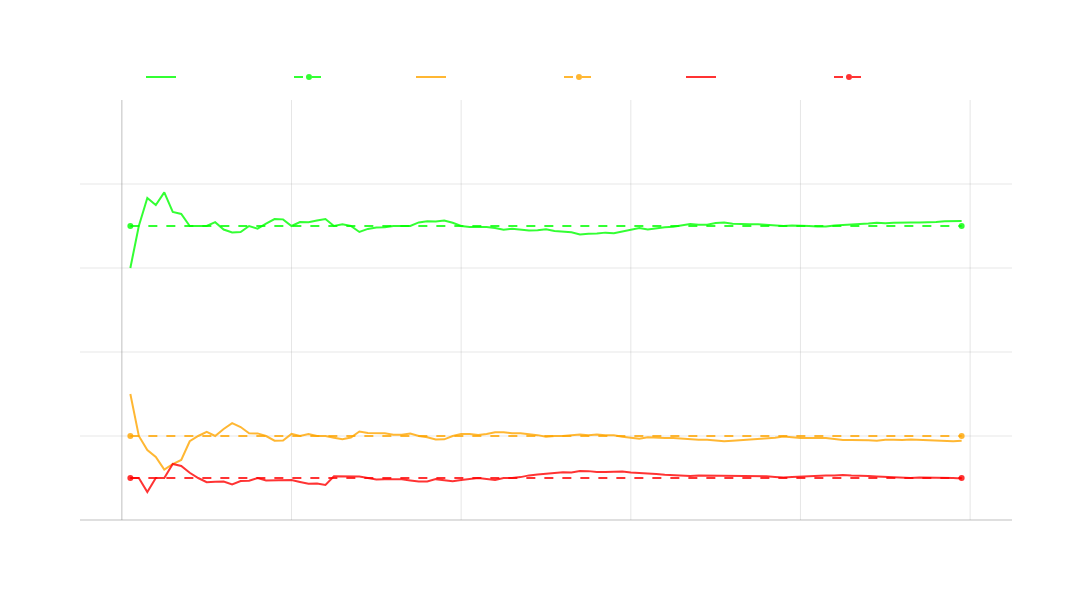

Notebook source saved alongside this figure:
### Markdown cell above
##### This Exact Same Methodology Works for Markov Chains but Instead of a Distribution its a Transition Matrix of States

The diagram below shows the exact same methodology (MLE) as the above with a Gaussian (normal) distribution but applied to Markov Chains

### Code cell
# Generate synthetic data to demonstrate MLE
np.random.seed(42)
n_samples = 1000
true_probs = np.array([0.7, 0.2, 0.1])  # True probabilities for 3 states
states = np.random.choice(3, size=n_samples, p=true_probs)

# Calculate empirical probabilities over time
window_sizes = np.arange(10, n_samples, 10)
empirical_probs = np.zeros((len(window_sizes), 3))

for i, window in enumerate(window_sizes):
    counts = np.bincount(states[:window], minlength=3)
    empirical_probs[i] = counts / window

# Create figure for MLE convergence
fig = go.Figure()

# Plot convergence for each state probability
state_names = ['State A', 'State B', 'State C']
colors = ['rgba(0, 255, 0, 0.8)', 'rgba(255, 165, 0, 0.8)', 'rgba(255, 0, 0, 0.8)']

for i in range(3):
    # Plot empirical probabilities
    fig.add_trace(go.Scatter(
        x=window_sizes,
        y=empirical_probs[:, i],
        name=f'{state_names[i]} (Empirical)',
        line=dict(color=colors[i], width=2)
    ))
    
    # Plot true probabilities
    fig.add_trace(go.Scatter(
        x=[window_sizes[0], window_sizes[-1]],
        y=[true_probs[i], true_probs[i]],
        name=f'{state_names[i]} (True)',
        line=dict(color=colors[i], width=2, dash='dash')
    ))

# Update layout
fig.update_layout(
    height=600,
    width=1200,
    title='Maximum Likelihood Estimation - Convergence to True Probabilities',
    xaxis_title='Number of Samples',
    yaxis_title='Probability',
    plot_bgcolor='rgba(0,0,0,0)',
    paper_bgcolor='rgba(0,0,0,0)',
    font=dict(color='white'),
    showlegend=True,
    legend=dict(
        orientation="h",
        yanchor="bottom",
        y=1.02,
        xanchor="center",
        x=0.5
    )
)

# Update axes
fig.update_xaxes(
    showgrid=True,
    gridwidth=1,
    gridcolor='rgba(128,128,128,0.2)',
    zeroline=True,
    zerolinewidth=1,
    zerolinecolor='rgba(128,128,128,0.5)'
)

fig.update_yaxes(
    showgrid=True,
    gridwidth=1,
    gridcolor='rgba(128,128,128,0.2)',
    zeroline=True,
    zerolinewidth=1,
    zerolinecolor='rgba(128,128,128,0.5)',
    range=[0, 1]
)

fig.show()

print("\nKey Points about Maximum Likelihood Estimation:")
print("1. As we collect more samples, our empirical probabilities (solid lines)")
print("   converge to the true probabilities (dashed lines)")
print("2. MLE provides consistent estimates - more data leads to better estimates")
print("3. The convergence rate follows the Law of Large Numbers")
print("4. Early estimates can be volatile due to small sample sizes")

### Figure 1 — Plotly figure (JSON) as saved in the notebook; plotly's stock layout.template omitted (floating-point values rounded to 4 significant figures)
{"data": [{"line": {"color": "rgba(0, 255, 0, 0.8)", "width": 2}, "name": "State A (Empirical)", "type": "scatter", "x": [10, 20, 30, 40, 50, 60, 70, 80, 90, 100, 110, 120, 130, 140, 150, 160, 170, 180, 190, 200, 210, 220, 230, 240, 250, 260, 270, 280, 290, 300, 310, 320, 330, 340, 350, 360, 370, 380, 390, 400, 410, 420, 430, 440, 450, 460, 470, 480, 490, 500, 510, 520, 530, 540, 550, 560, 570, 580, 590, 600, 610, 620, 630, 640, 650, 660, 670, 680, 690, 700, 710, 720, 730, 740, 750, 760, 770, 780, 790, 800, 810, 820, 830, 840, 850, 860, 870, 880, 890, 900, 910, 920, 930, 940, 950, 960, 970, 980, 990], "y": [0.6, 0.7, 0.7667, 0.75, 0.78, 0.7333, 0.7286, 0.7, 0.7, 0.7, 0.7091, 0.6917, 0.6846, 0.6857, 0.7, 0.6937, 0.7059, 0.7167, 0.7158, 0.7, 0.7095, 0.7091, 0.713, 0.7167, 0.7, 0.7038, 0.7, 0.6857, 0.6931, 0.6967, 0.6968, 0.7, 0.7, 0.7, 0.7086, 0.7111, 0.7108, 0.7132, 0.7077, 0.7, 0.6976, 0.6976, 0.6977, 0.6955, 0.6911, 0.6935, 0.6915, 0.6896, 0.6898, 0.692, 0.6882, 0.6865, 0.6849, 0.6796, 0.6818, 0.6821, 0.6842, 0.6828, 0.6864, 0.69, 0.6951, 0.6919, 0.6952, 0.6969, 0.6985, 0.7015, 0.7045, 0.7029, 0.7029, 0.7071, 0.7085, 0.7056, 0.7041, 0.7041, 0.704, 0.7026, 0.7013, 0.7, 0.7013, 0.7013, 0.7, 0.6988, 0.6988, 0.7012, 0.7024, 0.7035, 0.7034, 0.7057, 0.7079, 0.7067, 0.7077, 0.7087, 0.7086, 0.7085, 0.7084, 0.7094, 0.7113, 0.7122, 0.7121]}, {"line": {"color": "rgba(0, 255, 0, 0.8)", "dash": "dash", "width": 2}, "name": "State A (True)", "type": "scatter", "x": [10, 990], "y": [0.7, 0.7]}, {"line": {"color": "rgba(255, 165, 0, 0.8)", "width": 2}, "name": "State B (Empirical)", "type": "scatter", "x": [10, 20, 30, 40, 50, 60, 70, 80, 90, 100, 110, 120, 130, 140, 150, 160, 170, 180, 190, 200, 210, 220, 230, 240, 250, 260, 270, 280, 290, 300, 310, 320, 330, 340, 350, 360, 370, 380, 390, 400, 410, 420, 430, 440, 450, 460, 470, 480, 490, 500, 510, 520, 530, 540, 550, 560, 570, 580, 590, 600, 610, 620, 630, 640, 650, 660, 670, 680, 690, 700, 710, 720, 730, 740, 750, 760, 770, 780, 790, 800, 810, 820, 830, 840, 850, 860, 870, 880, 890, 900, 910, 920, 930, 940, 950, 960, 970, 980, 990], "y": [0.3, 0.2, 0.1667, 0.15, 0.12, 0.1333, 0.1429, 0.1875, 0.2, 0.21, 0.2, 0.2167, 0.2308, 0.2214, 0.2067, 0.2062, 0.2, 0.1889, 0.1895, 0.205, 0.2, 0.2045, 0.2, 0.2, 0.196, 0.1923, 0.1963, 0.2107, 0.2069, 0.2067, 0.2065, 0.2031, 0.203, 0.2059, 0.2, 0.1972, 0.1919, 0.1921, 0.2, 0.205, 0.2049, 0.2024, 0.2047, 0.2091, 0.2089, 0.2065, 0.2064, 0.2042, 0.202, 0.198, 0.2, 0.2, 0.2019, 0.2037, 0.2018, 0.2036, 0.2018, 0.2017, 0.1983, 0.1967, 0.1934, 0.1968, 0.1952, 0.1953, 0.1954, 0.1939, 0.191, 0.1912, 0.1913, 0.1886, 0.1873, 0.1889, 0.1904, 0.1919, 0.192, 0.1934, 0.1961, 0.1987, 0.1962, 0.195, 0.1951, 0.1951, 0.1952, 0.1929, 0.1906, 0.1907, 0.1908, 0.1898, 0.1888, 0.1911, 0.1912, 0.1902, 0.1914, 0.1904, 0.1905, 0.1896, 0.1887, 0.1878, 0.1889]}, {"line": {"color": "rgba(255, 165, 0, 0.8)", "dash": "dash", "width": 2}, "name": "State B (True)", "type": "scatter", "x": [10, 990], "y": [0.2, 0.2]}, {"line": {"color": "rgba(255, 0, 0, 0.8)", "width": 2}, "name": "State C (Empirical)", "type": "scatter", "x": [10, 20, 30, 40, 50, 60, 70, 80, 90, 100, 110, 120, 130, 140, 150, 160, 170, 180, 190, 200, 210, 220, 230, 240, 250, 260, 270, 280, 290, 300, 310, 320, 330, 340, 350, 360, 370, 380, 390, 400, 410, 420, 430, 440, 450, 460, 470, 480, 490, 500, 510, 520, 530, 540, 550, 560, 570, 580, 590, 600, 610, 620, 630, 640, 650, 660, 670, 680, 690, 700, 710, 720, 730, 740, 750, 760, 770, 780, 790, 800, 810, 820, 830, 840, 850, 860, 870, 880, 890, 900, 910, 920, 930, 940, 950, 960, 970, 980, 990], "y": [0.1, 0.1, 0.06667, 0.1, 0.1, 0.1333, 0.1286, 0.1125, 0.1, 0.09, 0.09091, 0.09167, 0.08462, 0.09286, 0.09333, 0.1, 0.09412, 0.09444, 0.09474, 0.095, 0.09048, 0.08636, 0.08696, 0.08333, 0.104, 0.1038, 0.1037, 0.1036, 0.1, 0.09667, 0.09677, 0.09688, 0.09697, 0.09412, 0.09143, 0.09167, 0.0973, 0.09474, 0.09231, 0.095, 0.09756, 0.1, 0.09767, 0.09545, 0.1, 0.1, 0.1021, 0.1062, 0.1082, 0.11, 0.1118, 0.1135, 0.1132, 0.1167, 0.1164, 0.1143, 0.114, 0.1155, 0.1153, 0.1133, 0.1115, 0.1113, 0.1095, 0.1078, 0.1062, 0.1045, 0.1045, 0.1059, 0.1058, 0.1043, 0.1042, 0.1056, 0.1055, 0.1041, 0.104, 0.1039, 0.1026, 0.1013, 0.1025, 0.1037, 0.1049, 0.1061, 0.106, 0.106, 0.1071, 0.1058, 0.1057, 0.1045, 0.1034, 0.1022, 0.1011, 0.1011, 0.1, 0.1011, 0.1011, 0.101, 0.1, 0.1, 0.09899]}, {"line": {"color": "rgba(255, 0, 0, 0.8)", "dash": "dash", "width": 2}, "name": "State C (True)", "type": "scatter", "x": [10, 990], "y": [0.1, 0.1]}], "layout": {"font": {"color": "white"}, "height": 600, "legend": {"orientation": "h", "x": 0.5, "xanchor": "center", "y": 1.02, "yanchor": "bottom"}, "paper_bgcolor": "rgba(0,0,0,0)", "plot_bgcolor": "rgba(0,0,0,0)", "showlegend": true, "title": {"text": "Maximum Likelihood Estimation - Convergence to True Probabilities"}, "width": 1200, "xaxis": {"gridcolor": "rgba(128,128,128,0.2)", "gridwidth": 1, "showgrid": true, "title": {"text": "Number of Samples"}, "zeroline": true, "zerolinecolor": "rgba(128,128,128,0.5)", "zerolinewidth": 1}, "yaxis": {"gridcolor": "rgba(128,128,128,0.2)", "gridwidth": 1, "range": [0, 1], "showgrid": true, "title": {"text": "Probability"}, "zeroline": true, "zerolinecolor": "rgba(128,128,128,0.5)", "zerolinewidth": 1}}}
